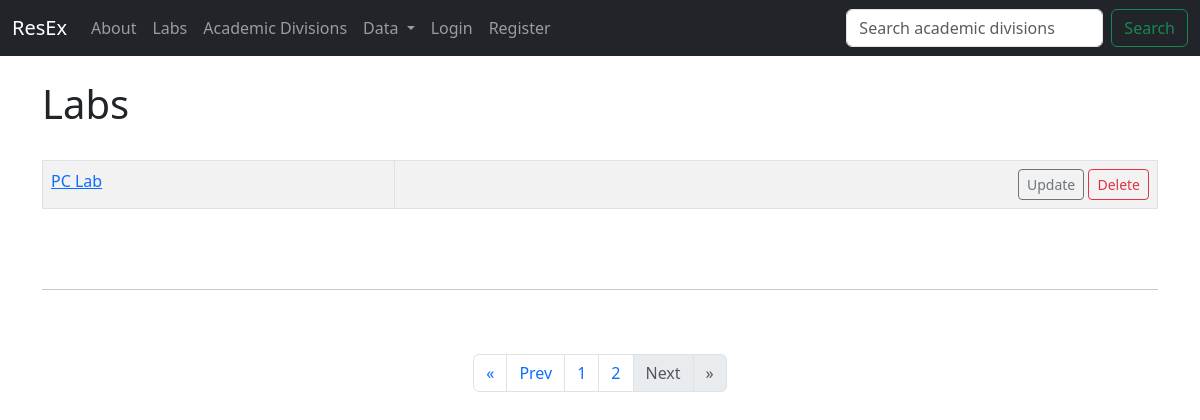
Page /labs?page=2 on the earlier database version.
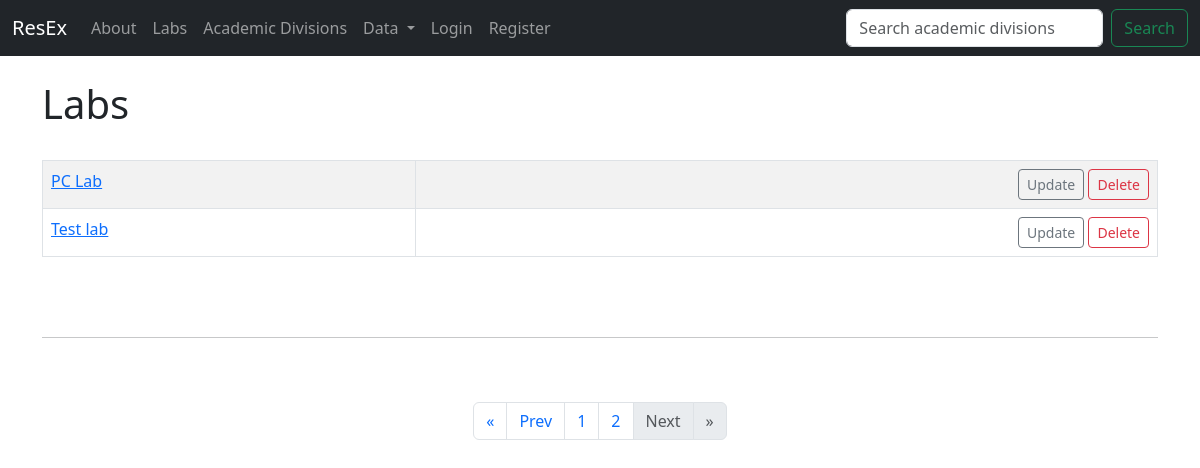
Same page on the later database version.
### labs/models.py (models this page shows)
class Lab(models.Model):
	name = models.CharField('Lab Name', max_length=256)
	academic_division = models.ForeignKey(Academic_Division, blank=True, null=True, on_delete=models.SET_NULL)
	faculty = models.CharField('Faculty associated', blank=True, max_length=256)
	contact = models.CharField('Contact number', max_length=256, blank=True)
	description = models.TextField(blank=True)
	research_equipment = models.TextField(blank=True)
	web = models.URLField('Website address', blank=True)
	email_address = models.EmailField('Email Address', max_length=128, blank=True)
	associated_users = models.ManyToManyField(ResExUser, blank=True)
	address = models.CharField('Address', max_length=256, blank=True)
	poc_manager = models.ForeignKey(User, blank=True, null=True, on_delete=models.SET_NULL)
	def __str__(self):
		return self.name

### labs/views.py (the view)
# urls.py: path('labs',views.all_labs, name="list-labs"),
def all_labs(request):
	pag = Paginator(Lab.objects.all().order_by('name'), LABS_PER_PAGE)
	page =request.GET.get('page')
	labs = pag.get_page(page)
	nums = "a"*labs.paginator.num_pages
	return render(request, 'labs/lab_list.html',
		{'labs':labs,
		'nums':nums})

### labs/templates/labs/lab_list.html
{% extends "labs/base.html" %}
{% block content %}
	<h1>Labs</h1><br>
	<table class="table table-hover table-bordered table-striped">
	{% for lab in labs %}
	<tr>
			<td>
				<a href="{% url 'show-lab' lab.id %}">{{ lab }}</a> <br>
			</td>
			<td align="right">
				 <a href="{% url 'update-lab' lab.id %}"
				class="btn btn-outline-secondary btn-sm">Update</a>
				<a href="{% url 'delete-lab' lab.id %}"
				class="btn btn-outline-danger btn-sm">Delete</a>
			</td>
		</tr>
	{% endfor %}
	</table>
	<br><br>
	<hr><br><br>
<nav aria-label="Page navigation example">
  <ul class="pagination justify-content-center">
	{% if labs.has_previous %}
		<li class="page-item"><a class="page-link" href="?page=1">&laquo</a></li>
		<li class="page-item"><a class="page-link" href="?page={{ labs.previous_page_number }}"> Prev</a></li>
	{% elif not labs.has_previous %}
			 <li class="page-item disabled"><a class="page-link" href="#">&laquo</a></li>
            <li class="page-item disabled"><a class="page-link" href="#">Prev</a></li>
	{% endif %}
	{% for i in nums %}
	<li class="page-item"><a class="page-link" href="?page={{ forloop.counter }}">{{ forloop.counter }}</a></li>
	{% endfor %}
	{% if labs.has_next %}
	<li class="page-item"><a class="page-link" href="?page={{ labs.next_page_number }}">Next</a></li>
	<li class="page-item"><a class="page-link" href="?page={{ labs.paginator.num_pages }}">&raquo</a></li>
	{% elif not labs.has_next %}
			 <li class="page-item disabled"><a class="page-link" href="#">Next</a></li>
            <li class="page-item disabled"><a class="page-link" href="#">&raquo</a></li>
	{% endif %}
  </ul>
</nav>
{% endblock %}

Differences in the rows shown:
added Lab: name "Test lab"
